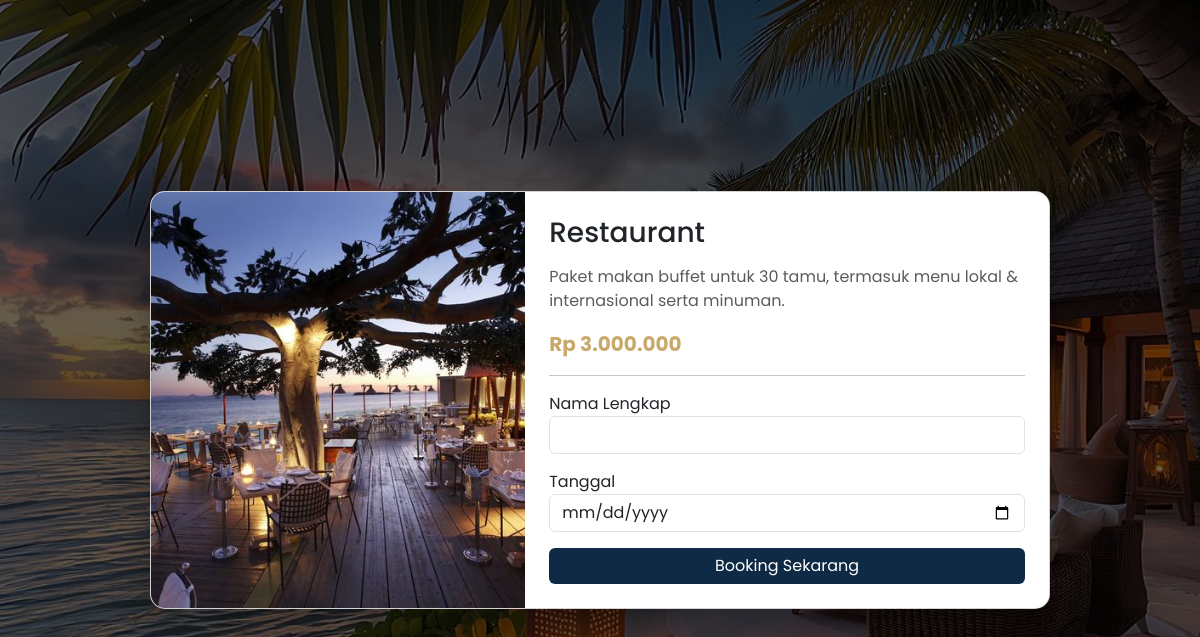
/booking_fasilitas.php?id=1 (signed in), run on the app's committed database.
### tables this page shows
CREATE TABLE `fasilitas` (
  `id` int(11) NOT NULL,
  `nama` varchar(100) DEFAULT NULL,
  `deskripsi` text DEFAULT NULL,
  `icon` varchar(50) DEFAULT NULL,
  `gambar` varchar(255) DEFAULT NULL,
  `harga` int(11) DEFAULT NULL
);

### booking_fasilitas.php (the view, shortened to what this page needs)
<?php
include 'koneksi.php';
$id = $_GET['id'];
$data = mysqli_fetch_assoc(mysqli_query($conn, "SELECT * FROM fasilitas WHERE id=$id"));
?>
<!DOCTYPE html>
<html lang="en">
<head>
<link href="https://cdn.jsdelivr.net/npm/bootstrap@5.3.8/dist/css/bootstrap.min.css" rel="stylesheet">
</head>
<body>
<div class="overlay d-flex justify-content-center align-items-center">
    <div class="card booking-card">
        <div class="row g-0">
            <div class="col-md-5">
                <img src="img/<?= $data['gambar']; ?>" class="img-fluid facility-img">
            </div>
            <div class="col-md-7 p-4 bg-white">
                <h3 class="mb-3"><?= $data['nama']; ?></h3>
                <p class="text-muted"><?= $data['deskripsi']; ?></p>
                <p class="price">
                    Rp <?= number_format($data['harga'],0,',','.'); ?>
                </p>
                <hr>
                <form action="proses_booking_fasilitas.php" method="POST">
                    <div class="mb-3">
                        <label>Nama Lengkap</label>
                        <input type="text" name="nama" class="form-control" required>
                    </div>
                    <div class="mb-3">
                        <label>Tanggal</label>
                        <input type="date" name="tanggal" class="form-control" required>
                    </div>
                    <button type="submit" class="btn btn-primary w-100">
                        Booking Sekarang
                    </button>
                </form>
            </div>
        </div>
    </div>
</div>
</body>
</html>

### booking_fasilitas.php (style rules this page uses)
body { font-family: 'Poppins', sans-serif; background: url('img/hotel.jpg') no-repeat center center/cover; height: 100vh; margin: 0; }
.overlay { position: absolute; top:0; left:0; width:100%; height:100%; background: rgba(0,0,0,0.6); }
.booking-card { border-radius: 15px; overflow: hidden; width: 900px; z-index: 2; position: relative; box-shadow: 0 10px 30px rgba(0,0,0,0.3); animation: fadeIn 0.5s ease; }
.facility-img { height: 100%; object-fit: cover; }
.price { color: #c8a96a; font-weight: bold; font-size: 20px; }
.btn-primary { background-color: #0f2a44; border: none; }

### data on the page
fasilitas: gambar (picture), nama "Restaurant", deskripsi "Paket makan buffet untuk 30 tamu, termasuk menu lokal & internasional serta minuman.", harga "3.000.000"
